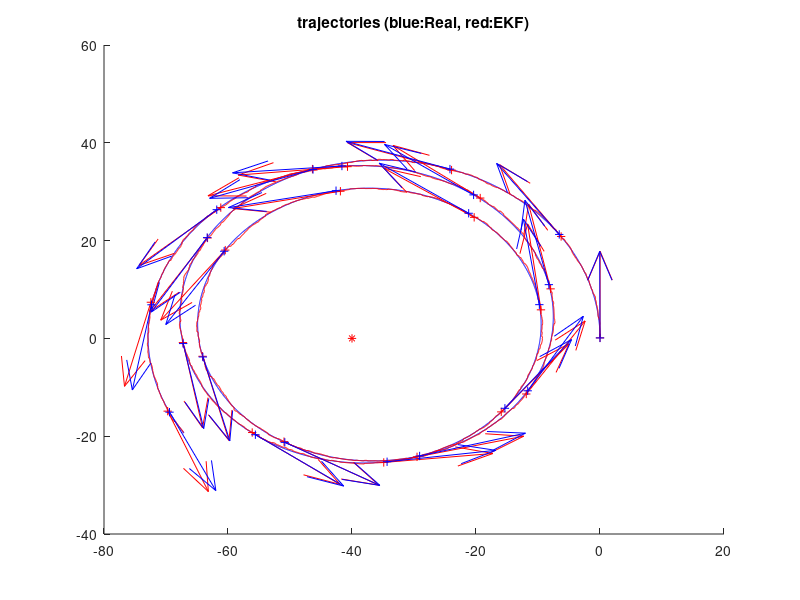
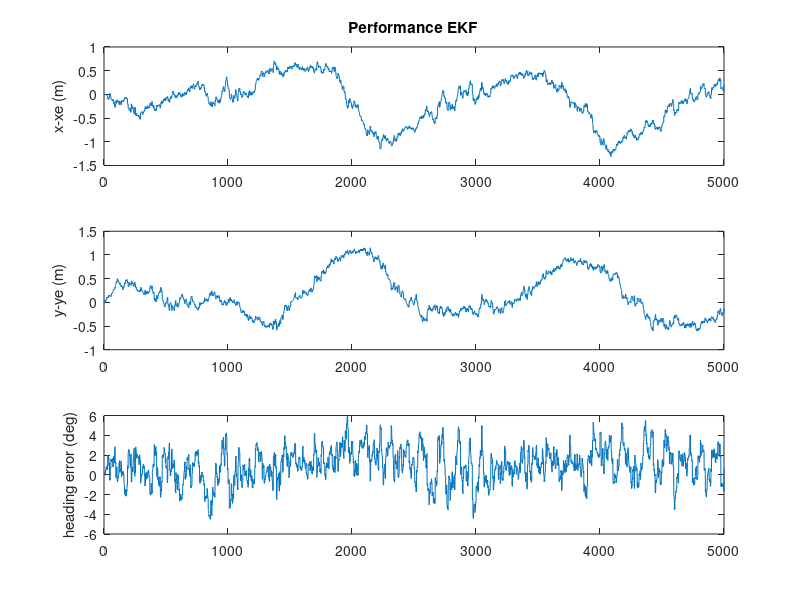

Reproduce these figures in MATLAB, in order.
% DemoEKF.m - version 1
% MRTN4010 - 2014
% Example of the applicaction of Extended Kalman Filter for the localization problem, using range observations.

% Note#1:
% For each "laser scan" we extract the detected landmarks and use their ranges to update the estimated 
% states (3DoF: 2D position and heading of the platform).  
% Even frequently using "just" one range (related to some landmark) the estimator is
% able to estimate the pose (position and heading)!!!
% Q: How is this possible?
% A: This is because in addition to the observation model we use the process model (that correlates the states in time) as well.
% As the robot moves then we obtain several observations from different poses (and at different times).
% This system is what is called "Observable" 
% (its internal states can be estimated by observing its "outputs", in this case we measure its distance to certain landmark/landmarks).


% Note#2: in this simulation we run the process model at certain frequency
% (dt=50ms), however we do not assume we get measurements (for the observations) at that sample
% rate (that situation would be great!, but not always possible). We assume observations have a slower sample rate. This
% is to show that even for a poor system (observing at low rate) the estimation process is still good and feasible. 
% ( Question: How fast is a human driver in observing the context in order to estimate his/her pose? )


%Note #3:
% You can change many things in this simulation:
% 1)  the geographical distribution and number of landmarks.
% 2)  the noise's standard deviations in the inputs of the kinematic model of the vehicle
% 3)  the noise's standard deviations of range measurements
% 4)  the sampling time of the scanner
% 5)  the inputs to the process (speed and angular rate)
% a lot of things to experiment!


% Note4:  IMPORTANT
% a) You will need to modify the EKF update stage in order to deal with the
% cases:        Bearing Only and Range+Bearing.

% b) you need to adapt the Q matrix in the prediction stage in order to
% consider the noise that pollutes the inputs of the process model (speed
% and gyroZ). Follow the approach presented in the lecture notes, in file
% "MTRN40101_L06_Noise_in_the_inputs_of_ProcessModel.pdf"

%---------------------------------

% In this problem we have a kinematic model of the platform ( our "process
% model"). The inputs of the model are 2 :
%    a)  platform's speed (measured at the middle point between theback wheels) 
%    b)  Wz (yaw/heading angular rate), measured through  IMU's gyros.


% by J. Guivant for MRTN4010's students, Session 2014.








function main()


% .....................................................
% Here I define the magnitude of the "noises", that I assume are present, polluting mesurements, models, etc.  

% .. error in the angular rate sensor
stdDevGyro = 2*pi/180 ;          % 2 degrees/second , standard deviation of the gyros' noise
% you have seen, when playing with our IMU that, after removing the
% offsets, the eror present in the gyros' measurements should be lower than 2 deg/sec.


% ...error in the speed's measurements
stdDevSpeed = 0.3 ;   % a lot of error!  (very difficult case). speedmeter's error = 0.3m/sec 

% ... errors in the range measurements (25cm, standard.dev.)
sdev_rangeMeasurement = 0.25 ;          % std. of noise in range measurements. 0.25m
% this is more that the error you would have with our laser scanner.

% .....................................................
Dt=0.05 ;                       % "sample time", 50ms
Li = 5000 ;                     % "experiment" duration, in iterations 
DtObservations=0.250 ;          % laser "sample time" of observations, 4Hz, approximately


% .....................................................
% here I create a virtual map, because this program works on a simulated process.
% (in a real case you would have a real map)

% How many landmarks do you want to use?  
n_usedLanmarks = 1 ;    %it must be : 1 <= n_usedLanmarks <= 4 
% just to create some landmarks
global NavigationMap;
NavigationMap = CreateSomeMap(n_usedLanmarks) ;  %creates a artificial map!
% ................................................


% These are the ESTIMATES (Expected value and covariance matrix)
% Initial conditions of the estimates (identical to the real ones, as in
% the lab)( I Assume we know the initial condition of the system)
Xe = [ 0; 0;pi/2 ] ;        
P = zeros(3,3) ;            % initial quality --> perfect (covariance =zero )
% Why perfect? (BECAUSE in this case we DO ASSUME we know perfectly the initial condition)


% Some buffers to store the intermediate values during the experiment
Xreal_History= zeros(3,Li) ;
Xe_History= zeros(3,Li) ;

% .....................................................
% I assume that every time we apply the process model to predict the evolution of the system for a 
% perdiod of time of Dt (50ms) we introduce uncertainty of 0.01m standard deviation on X, 
% similar uncertainty on Y and 1 degree (a lot!) on the heading's estimation
% Q  =zeros(3,3) ;  Q(1,1) = (0.01)^2 ; Q(2,2) =Q(1,1)  ; Q(3,3) = (1*pi/180)^2 ;
% Although you initially use this one, it can be improved. Read
% "MTRN40101_L06_Noise_in_the_inputs_of_ProcessModel.pdf" in order to implement a good refinement. 

Q = diag( [ (0.01)^2 ,(0.01)^2 , (1*pi/180)^2]) ;
% Q matrix. Represent the covariance of the undertainty about the process model.
% .....................................................


time=0 ;
% init simulator of process.
InitSimulation(stdDevSpeed,stdDevGyro,sdev_rangeMeasurement,DtObservations);
% (BTW: this is just a simulation to replace ther eal system, because we,
% for the moment, do not have the real system. )


% .....................................................    
for i=1:Li,     % loop
    
    %pause(dt) ;   % NO delay, I want to run this in a fast off-line SIMULATION, so ASAP.
    
    time = time+Dt ;    
    SimuPlatform(time,Dt);      % because NOW I do not have a real system, I simulate it.

     
    % I ask about the inputs to the Process Model.
    % The inputs I will be told are polluted versions of the real inputs.
    [Noisy_speed,Noisy_GyroZ]=GetProcessModelInputs();
    % in the real case we should measure the real inputs (gyros and speedmeter)
    
    % -------- THIS IS THE EKF! ------------------------
    % ------ Kalman Filter prediction: applies the prediction step (i.e. Process model). 
    Xe    = RunProcessModel(Xe,Noisy_speed,Noisy_GyroZ,Dt) ;
    
    % Estimate new covariance after prediction
    % First , I evaluate the Jacobian matrix of the process model (see lecture notes).
    % Write the analytical expression on paper to understand the followign line.
    J = [ [1,0,-Dt*Noisy_speed*sin(Xe(3))  ]  ; [0,1,Dt*Noisy_speed*cos(Xe(3))] ;    [ 0,0,1 ] ] ; 
    % then I calculate the new coveraince, after the prediction P(K+1|K) = J*P(K|K)*J'+Q ;
    P = J*P*J'+Q ;

    % the precition step, for this iteration, is done.
    % -----------------------------------------------


    % .. Get range measuremens, if those are available.
    [nDetectedLandmarks,MasuredRanges,IDs]=GetObservationMeasurements();
    
    
    
    if nDetectedLandmarks>0,     % any laser data and detected landmarks?
     
        % Because there are available obsevations ==> I perform EKF updates
             
   
        % --------------- Kalmal Filter update (observations)
        % Because this observation function is non-linear--> we need to get the Jacobians of h(X).
        % Jacobian for range only measurements (evaluated at the current expected value -->Xe)    
        
        % sqrt( (xi-x)^2+(yi-y)^2 ) for all the seen landmarks. I will need
        % this term for the next calculations.
        
        for u=1:nDetectedLandmarks,
         
            ID = IDs(u);            % landmark ID?    
            eDX = (NavigationMap.landmarks(ID,1)-Xe(1)) ;      % (xu-x)
            eDY = (NavigationMap.landmarks(ID,2)-Xe(2)) ;      % (yu-y)
            eDD = sqrt( eDX.*eDX + eDY.*eDY ) ; %   so : sqrt( (xu-x)^2+(yu-y)^2 ) 
    
        
            % here is it. "H". I reuse some previous calculations.
            H = [  -eDX./eDD , -eDY./eDD , 0 ] ;   % Jacobian of h(X)
        
            % the expected distances to the landmarks ( "h(Xe)" )
            ExpectedRange = eDD ;   % just a coincidence: we already calculated them for the Jacobian, so I reuse it. 
        
        
            % Evaluate residual (innovation)  "Y-h(Xe)"
            z  = MasuredRanges(u) - ExpectedRange ;      

            % ------ covariance of the noise/uncetainty in the measurements
            % R is Diagonal --->because I believe the noises in the measurements
            %  ,from different sensors, are independent.
            R = sdev_rangeMeasurement*sdev_rangeMeasurement*4 ;
            % I multiply by 4 because I want to be conservative and assume
            % twice the standard deviation that I believe does happen.
        
        
            % Some intermadiate steps for the EKF (as in the lecture notes)
            S = R + H*P*H' ;
            iS = inv(S) ;               % in this case S is 1x1 so inv(S) is just 1/S

            K = P*H'*iS ;           % Kalman gain

            % ----- do it...I am getting  X(k+1|k+1) and P(k+1|k+1)
            Xe = Xe+K*z ;           % update the  expected value
            P = P-P*H'*iS*H*P ;     % update the Covariance
        % -----  individual EKF update done ...
       end; 
       % all avalilable EKF updates done ...
    end;  
     
    
     % -------- remember some variables to plot at the end.   
     Xreal_History(:,i) = GetCurrentSimulatedState() ;
     Xe_History(:,i)    = Xe ;
end ;    
      


% PLOT some results. PLot estimated and "real" values of platform states.
SomePlots(Xreal_History,Xe_History,NavigationMap) ;


return ;           % loop to the next observation based on new measurements..



% =========================================================================
% --- THIS IS THE PROCESS MODEL of MY SYSTEM. (it is a Kinemetic model)
    
function Xnext=RunProcessModel(X,speed,GyroZ,dt) 
    Xnext = X + dt*[ speed*cos(X(3)) ;  speed*sin(X(3)) ; GyroZ ] ;
return ;


% =========================================================================
% ========== Simulation functions - (used for simuation of "real" platform and
% for the process model of the EKF.
% When we apply the EKF on a real case, we do not need this part.


function [ranges,IDs] = GetMeasurementsFomNearbyLandmarks(X,map)
    dx= map.landmarks(:,1) - X(1) ;
    dy= map.landmarks(:,2) - X(2) ;
    ranges = sqrt((dx.*dx + dy.*dy)) ;
    IDs = [1:map.nLandmarks];
    
    % I simulate I measure/detect all the landmarks, however there can be
    % cases where I see just the nearby ones.
    
return ;


% here I propose some speed and angular rate inputs. 
% in real cases, they do happen, we do not to propose them.
function [speed,GyroZ] = SimuControl(X,t)
    speed = 2 ;                                         % cruise speed, 2m/s  ( v ~ 7km/h)
    GyroZ = 3*pi/180 + sin(0.1*2*pi*t/50)*.02 ;         % some crazy driver moving the steeering wheel...
return ;


% here I propose some map of landmarks. 
% in real cases, we do not create it synthetically, like here.
function map = CreateSomeMap(n_used)
    landmarks = [  [ -40,0 ];[ -0,-20 ];[ 10,10 ] ;[ 30,10 ]  ] ;
    map.landmarks = landmarks(1:n_used,:) ;
    map.nLandmarks = n_used ;
return ;



function InitSimulation(stdDevSpeed,stdDevGyro,sdev_rangeMeasurement,DtObservations)
    global ContextSimulation;
    ContextSimulation.Xreal = [ 0; 0;pi/2 ] ;     % [x;y;phi]
    ContextSimulation.stdDevSpeed = stdDevSpeed;
    ContextSimulation.stdDevGyro = stdDevGyro;
    ContextSimulation.Xreal = [0;0;pi/2];
    ContextSimulation.speed=0;
    ContextSimulation.GyroZ=0;
    ContextSimulation.sdev_rangeMeasurement=sdev_rangeMeasurement;
    ContextSimulation.DtObservations=DtObservations;
    ContextSimulation.timeForNextObservation= 0;
    ContextSimulation.CurrSimulatedTime=0;
return;


function [Noisy_speed,Noisy_GyroZ]=GetProcessModelInputs()
    % .....................................................
    % add noise to simulate real conditions
    % WHY? to be realistic. When we measure things the measurements are polluted with noise, So I simulated that situation by adding random
    % noise to the perfect measurements (the ones I get from the simulated "real" platform.
    global ContextSimulation;
    Noisy_speed =ContextSimulation.speed+ContextSimulation.stdDevSpeed*randn(1) ;
    Noisy_GyroZ =ContextSimulation.GyroZ+ContextSimulation.stdDevGyro*randn(1);
return;


% NOTE: in Project#2 you will apply the EKF for estimating the states of the real
% system. In such cases You DO NOT ADD ANY NOISE to the real
% measurements!!!!. We add noise here because we pretend this is the real
% case, always having noise polluting our measurements.


function  SimuPlatform(time,Dt)
    global ContextSimulation;    
    
    % simulate some crazy driver for the car..
    [ContextSimulation.speed,ContextSimulation.GyroZ] = SimuControl(ContextSimulation.Xreal,time) ;      % read kinematic model inputs, ideal ones
    % .........................................
    % simulate one step of the "real system":  Xreal(time)
    ContextSimulation.Xreal = RunProcessModel(ContextSimulation.Xreal,ContextSimulation.speed,ContextSimulation.GyroZ,Dt) ;
    ContextSimulation.CurrSimulatedTime = ContextSimulation.CurrSimulatedTime+Dt;
return;


function [nDetectedLandmarks,MasuredRanges,IDs]=GetObservationMeasurements(map)
    global ContextSimulation NavigationMap;       
   
    if ContextSimulation.CurrSimulatedTime<ContextSimulation.timeForNextObservation,
        nDetectedLandmarks=0;
        MasuredRanges=[];
        IDs=[];
        return ; 
    end;
        
    ContextSimulation.timeForNextObservation = ContextSimulation.timeForNextObservation+ContextSimulation.DtObservations;
    
    % get simulated range measurements (actual system), in this case the
    % simulated platform.
        [RealRanges,IDs] = GetMeasurementsFomNearbyLandmarks(ContextSimulation.Xreal,NavigationMap) ;
                % ...................................................
        nDetectedLandmarks = length(RealRanges) ;
      
        % Here I corrupt the simulated measurements by adding some random noise (to simulate noise, as in the reality)
        % this is the noise
        noiseInMeasurements= ContextSimulation.sdev_rangeMeasurement*randn(size(RealRanges));
        % here I add it to the perfect ranges' measurements
        MasuredRanges = RealRanges +  noiseInMeasurements ;
        % so MasuredRanges are the prefect measurements polluted with
        % noise. I get the "perfect measurements" from the simulated
        % platform
 return;

 
    function X=GetCurrentSimulatedState()
        global ContextSimulation;
        X=ContextSimulation.Xreal;
        
        
     return;   

% -------------end simulation functions -----------------------------------------------


% ====================================================
% --- This is JUST for ploting the results
function SomePlots(Xreal_History,Xe_History,map) ;



figure(2) ; clf ; hold on ;
plot(Xreal_History(1,:),Xreal_History(2,:),'b') ;
plot(Xe_History(1,:),Xe_History(2,:),'r') ;
plot(map.landmarks(:,1),map.landmarks(:,2),'*r') ;
ii = [1:225:length(Xe_History(1,:))] ;
quiver(Xe_History(1,ii),Xe_History(2,ii),5*cos(Xe_History(3,ii)),5*sin(Xe_History(3,ii)),'r' ) ;
quiver(Xreal_History(1,ii),Xreal_History(2,ii),5*cos(Xreal_History(3,ii)),5*sin(Xreal_History(3,ii)),'b' ) ;
plot(Xe_History(1,ii),Xe_History(2,ii),'+r') ;
plot(Xreal_History(1,ii),Xreal_History(2,ii),'+b') ;
title('trajectories (blue:Real, red:EKF)') ;

% --------- plot errors between EKF estimates and the real values
figure(3) ; clf ; 
subplot(311) ; plot(Xreal_History(1,:)-Xe_History(1,:)) ;ylabel('x-xe (m)') ;
title('Performance EKF') ;
subplot(312) ; plot(Xreal_History(2,:)-Xe_History(2,:)) ;ylabel('y-ye (m)') ;
subplot(313) ; plot(180/pi*(Xreal_History(3,:)-Xe_History(3,:))) ;ylabel('heading error (deg)') ;

return ;
% -------------------------------------------------------------------------